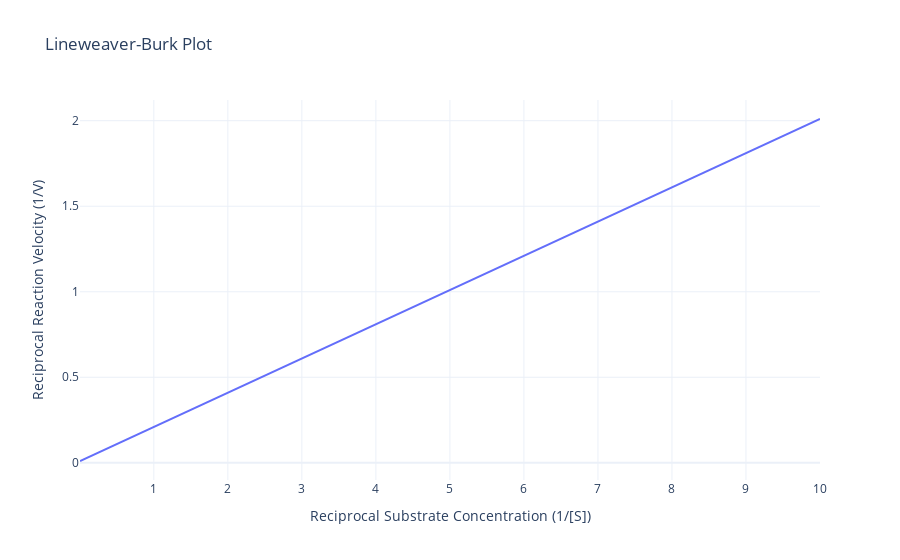

Source (notebook cell):
### Markdown cell above
## Example 1 - First LB Plot

### Code cell
recip_velocity = lb_transform(substrate, 20, 100) #Km = 20, Vmax = 100

fig1 = go.Figure()
fig1.add_trace(go.Scatter(x=1/substrate, y=recip_velocity, mode='lines'))
fig1.update_layout(title='Lineweaver-Burk Plot',
                   xaxis_title = 'Reciprocal Substrate Concentration (1/[S])',
                   yaxis_title = 'Reciprocal Reaction Velocity (1/V)',
                   template='plotly_white')

### Figure 1 — Plotly figure (JSON) as saved in the notebook; plotly's stock layout.template omitted (floating-point values rounded to 4 significant figures; data arrays with more than 128 entries replaced by an {"elided": "..."} marker saying what was removed)
{"data": [{"mode": "lines", "type": "scatter", "x": {"elided": "400 float values"}, "y": {"elided": "400 float values"}}], "layout": {"title": {"text": "Lineweaver-Burk Plot"}, "xaxis": {"title": {"text": "Reciprocal Substrate Concentration (1/[S])"}}, "yaxis": {"title": {"text": "Reciprocal Reaction Velocity (1/V)"}}}}
